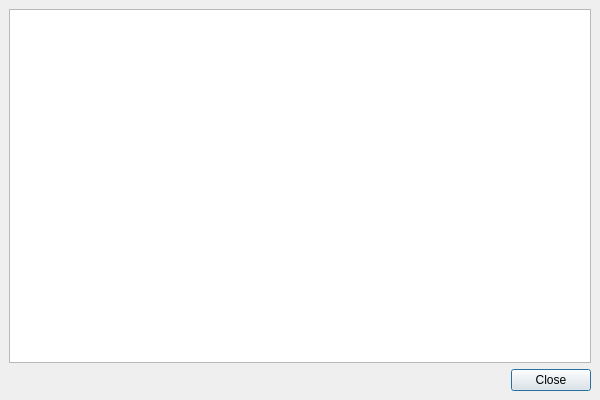
<ui version="4.0" >
 <author>Sergey V Turchin &lt;zerg@altlinux.org></author>
 <class>HelpBrowserUI</class>
 <widget class="QDialog" name="HelpBrowserUI" >
  <property name="geometry" >
   <rect>
    <x>0</x>
    <y>0</y>
    <width>600</width>
    <height>400</height>
   </rect>
  </property>
  <layout class="QGridLayout" >
   <property name="margin" >
    <number>9</number>
   </property>
   <property name="spacing" >
    <number>6</number>
   </property>
   <item row="0" column="0" >
    <widget class="QTextBrowser" name="textBrowser" />
   </item>
   <item row="1" column="0" >
    <widget class="QDialogButtonBox" name="buttonBox" >
     <property name="orientation" >
      <enum>Qt::Horizontal</enum>
     </property>
     <property name="standardButtons" >
      <set>QDialogButtonBox::Close</set>
     </property>
    </widget>
   </item>
  </layout>
 </widget>
 <layoutdefault spacing="5" margin="5" />
 <resources/>
 <connections>
  <connection>
   <sender>buttonBox</sender>
   <signal>accepted()</signal>
   <receiver>HelpBrowserUI</receiver>
   <slot>accept()</slot>
   <hints>
    <hint type="sourcelabel" >
     <x>248</x>
     <y>254</y>
    </hint>
    <hint type="destinationlabel" >
     <x>157</x>
     <y>274</y>
    </hint>
   </hints>
  </connection>
  <connection>
   <sender>buttonBox</sender>
   <signal>rejected()</signal>
   <receiver>HelpBrowserUI</receiver>
   <slot>reject()</slot>
   <hints>
    <hint type="sourcelabel" >
     <x>316</x>
     <y>260</y>
    </hint>
    <hint type="destinationlabel" >
     <x>286</x>
     <y>274</y>
    </hint>
   </hints>
  </connection>
 </connections>
</ui>
